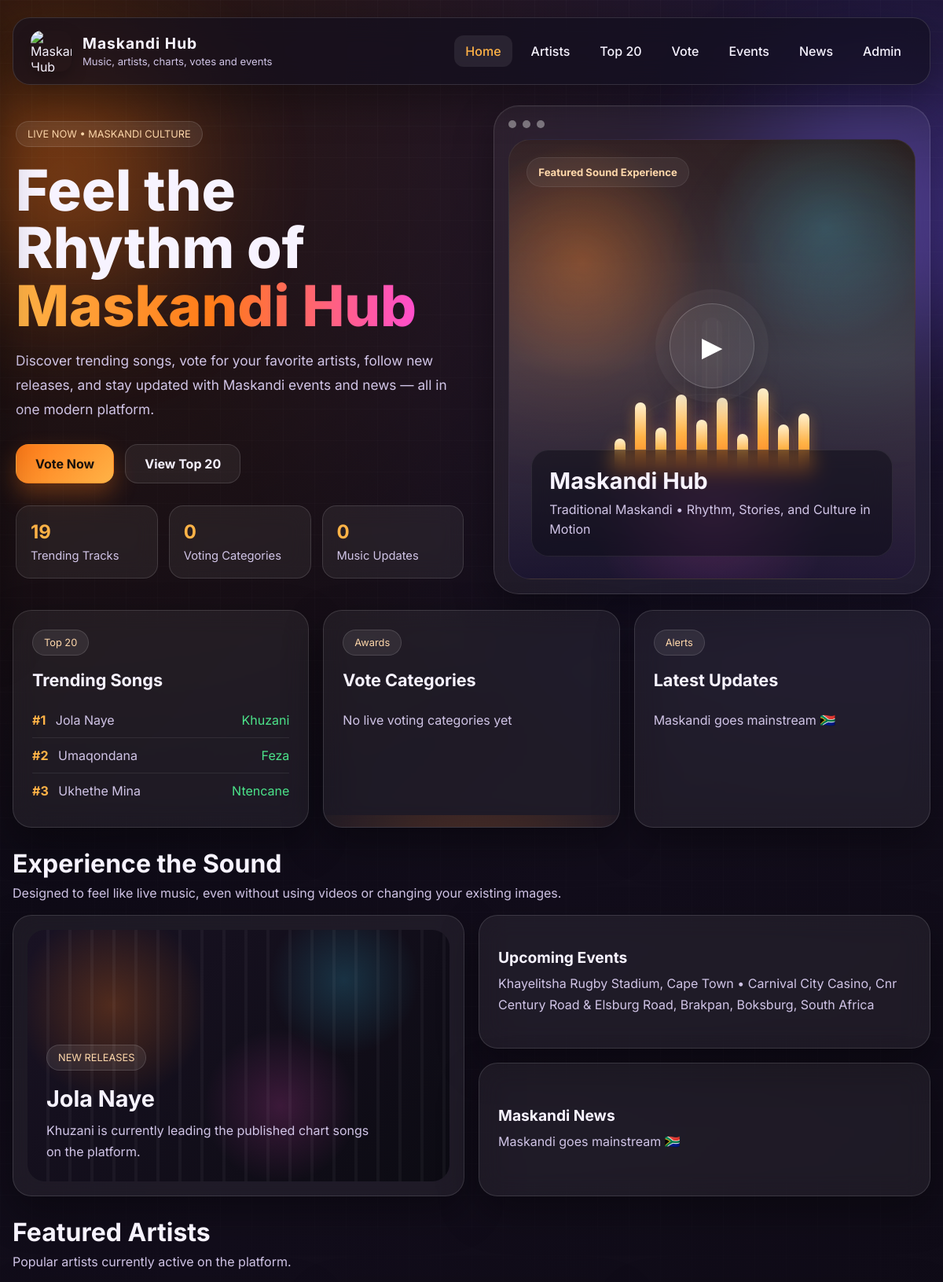
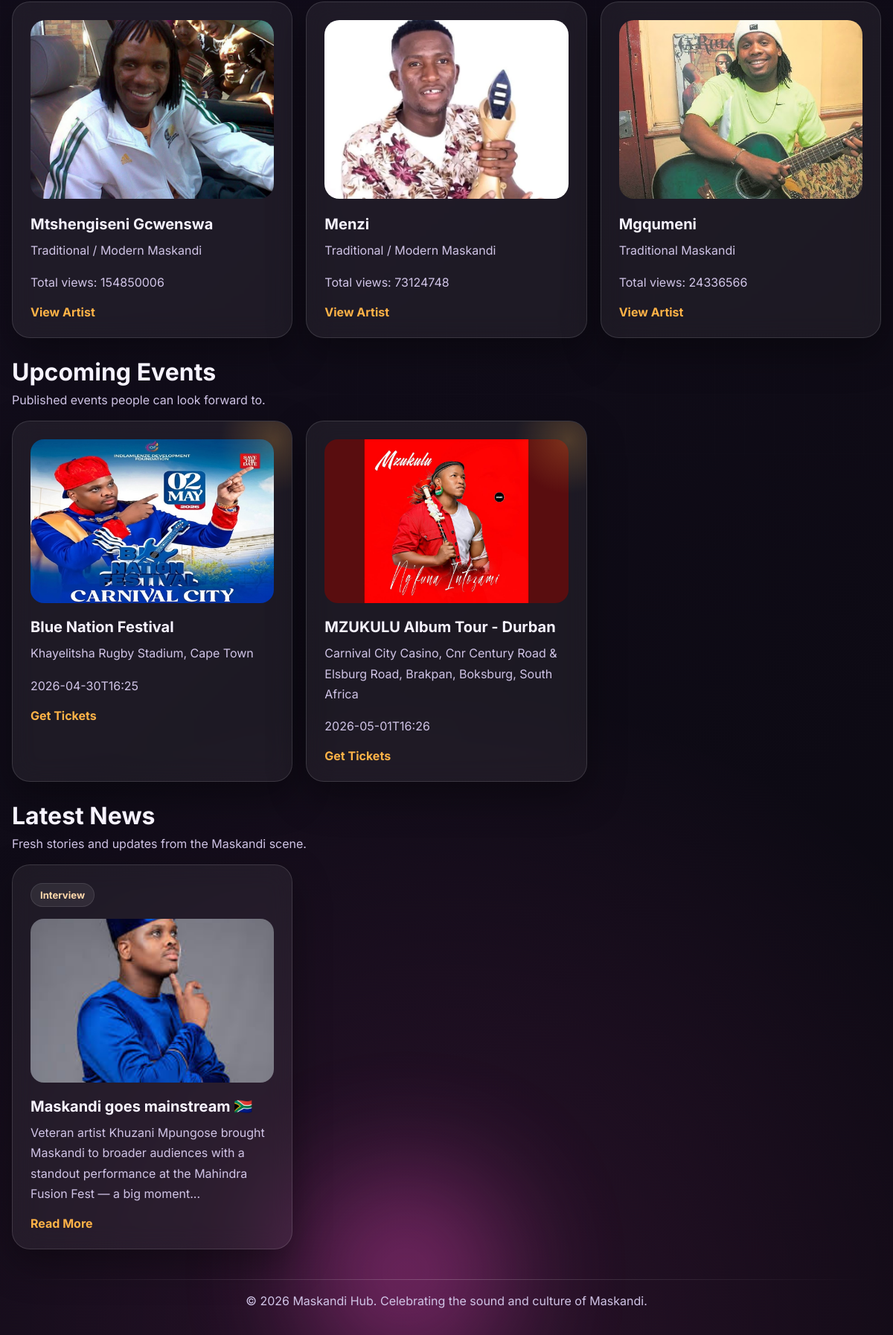
The page / on the database its author committed (2 pictures, top to bottom).
### tables this page shows
CREATE TABLE chart_songs (
                id INTEGER PRIMARY KEY AUTOINCREMENT,
                artist_name TEXT NOT NULL,
                song_title TEXT NOT NULL,
                rank_number INTEGER NOT NULL,
                status TEXT NOT NULL DEFAULT 'Published',
                image TEXT
            );

CREATE TABLE news (
                id INTEGER PRIMARY KEY AUTOINCREMENT,
                title TEXT NOT NULL,
                category TEXT NOT NULL,
                content TEXT NOT NULL,
                image TEXT,
                status TEXT NOT NULL DEFAULT 'Draft',
                created_at TIMESTAMP DEFAULT CURRENT_TIMESTAMP
            );

CREATE TABLE events_list (
                id INTEGER PRIMARY KEY AUTOINCREMENT,
                name TEXT NOT NULL,
                event_datetime TEXT NOT NULL,
                venue TEXT NOT NULL,
                ticket_link TEXT,
                image TEXT,
                status TEXT NOT NULL DEFAULT 'Published',
                created_at TIMESTAMP DEFAULT CURRENT_TIMESTAMP
            );

CREATE TABLE artists (
                id INTEGER PRIMARY KEY AUTOINCREMENT,
                name TEXT NOT NULL,
                style TEXT NOT NULL,
                status TEXT NOT NULL DEFAULT 'Active',
                history TEXT,
                facebook TEXT,
                instagram TEXT,
                tiktok TEXT,
                youtube_channel TEXT,
                spotify_channel TEXT,
                image TEXT,
                total_views INTEGER DEFAULT 0
            );

### app.py (the view)
@app.route("/")
def home():
    conn = get_db_connection()
    try:
        cur = conn.cursor()
        cur.execute("""
            SELECT *
            FROM artists
            WHERE status = 'Active'
            ORDER BY total_views DESC, id DESC
            LIMIT 3
        """)
        featured_artists = cur.fetchall()
        cur.execute("""
            SELECT *
            FROM chart_songs
            WHERE status = 'Published'
            ORDER BY rank_number ASC
            LIMIT 5
        """)
        top_chart_songs = cur.fetchall()
        cur.execute("""
            SELECT *
            FROM events_list
            WHERE status = 'Published'
              AND datetime(event_datetime) >= datetime('now')
            ORDER BY datetime(event_datetime) ASC
            LIMIT 3
        """)
        upcoming_events = cur.fetchall()
        cur.execute("""
            SELECT *
            FROM news
            WHERE status = 'Published'
            ORDER BY created_at DESC, id DESC
            LIMIT 3
        """)
        latest_news = cur.fetchall()
        cur.execute("SELECT COUNT(*) AS total FROM artists")
        total_artists_row = cur.fetchone()
        cur.execute("SELECT COUNT(*) AS total FROM chart_songs")
        total_songs_row = cur.fetchone()
        cur.execute("SELECT COALESCE(SUM(votes_count), 0) AS total FROM vote_candidates")
        total_votes_row = cur.fetchone()
    finally:
        cur.close()
        conn.close()
    public_vote_events = get_public_vote_events()
    return render_template(
        "index.html",
        featured_artists=featured_artists,
        top_chart_songs=top_chart_songs,
        upcoming_events=upcoming_events,
        latest_news=latest_news,
        public_vote_events=public_vote_events,
        total_artists=total_artists_row["total"] if total_artists_row else 0,
        total_songs=total_songs_row["total"] if total_songs_row else 0,
        total_votes=total_votes_row["total"] if total_votes_row else 0
    )

### app.py (called while the page is built, shortened)
def get_db_connection():
    import sqlite3
    db_path = DATABASE_URL.replace("sqlite:///", "")
    conn = sqlite3.connect(db_path)
    conn.row_factory = sqlite3.Row
    return conn

def get_public_vote_events():
    conn = get_db_connection()
    try:
        cur = conn.cursor()
        cur.execute(
            """
            SELECT *
            FROM vote_events
            ORDER BY created_at DESC, id DESC
            LIMIT 2
            """
        )
        events = cur.fetchall()
        public_vote_events = []
        return public_vote_events
    finally:
        cur.close()
        conn.close()

### templates/index.html (shortened to what this page needs)
{% extends 'base.html' %}
{% block content %}
<section class="hero hero-home">
    <div class="hero-text">
        <span class="tag">LIVE NOW • MASKANDI CULTURE</span>
        <h1>Feel the Rhythm of <span>Maskandi Hub</span></h1>
        <p>
            Discover trending songs, vote for your favorite artists, follow new releases,
            and stay updated with Maskandi events and news — all in one modern platform.
        </p>
        <div class="hero-actions">
            <a href="{{ url_for('vote') }}" class="btn btn-primary">Vote Now</a>
            <a href="{{ url_for('top20') }}" class="btn btn-secondary">View Top 20</a>
        </div>
        <div class="stats-row">
            <div class="stat-card">
                <h3>{{ total_songs }}</h3>
                <p>Trending Tracks</p>
            </div>
            <div class="stat-card">
                <h3>{{ public_vote_events|length }}</h3>
                <p>Voting Categories</p>
            </div>
            <div class="stat-card">
                <h3>{{ total_votes }}</h3>
                <p>Music Updates</p>
            </div>
        </div>
    </div>
    <div class="hero-visual">
        <div class="video-card premium-hero-card">
            <div class="video-topbar">
                <span></span><span></span><span></span>
            </div>
            <div class="video-screen premium-screen">
                <div class="screen-glow screen-glow-left"></div>
                <div class="screen-glow screen-glow-right"></div>
                <div class="scan-light"></div>
                <div class="guitar-bg">
                    <div class="guitar-neck"></div>
                    <div class="guitar-body"></div>
                    <div class="guitar-hole"></div>
                    <div class="guitar-strings">
                    </div>
                </div>
                <div class="play-ring">▶</div>
                <div class="equalizer hero-equalizer">
                    <span></span><span></span><span></span><span></span><span></span>
                    <span></span><span></span><span></span><span></span><span></span>
                </div>
                <div class="hero-label-pill">Featured Sound Experience</div>
                <div class="video-caption hero-caption">
                    <h3>Maskandi Hub</h3>
                    <p>Traditional Maskandi • Rhythm, Stories, and Culture in Motion</p>
                </div>
            </div>
        </div>
    </div>
</section>
<section class="content-grid three-grid">
    <div class="glass-card feature-card">
        <div class="card-head">
            <span class="mini-tag">Top 20</span>
            <h3>Trending Songs</h3>
        </div>
        <ul class="music-list">
            {% for song in top_chart_songs[:3] %}
                <li><strong>#{{ song['rank_number'] }}</strong> {{ song['song_title'] }} <span>{{ song['artist_name'] }}</span></li>
            {% else %}
                <li>No chart songs yet</li>
            {% endfor %}
        </ul>
    </div>
    <div class="glass-card feature-card pulse-card">
        <div class="card-head">
            <span class="mini-tag">Awards</span>
            <h3>Vote Categories</h3>
        </div>
        <ul class="info-list">
            {% for voting in public_vote_events %}
                <li>{{ voting['event']['title'] }}</li>
            {% else %}
                <li>No live voting categories yet</li>
            {% endfor %}
        </ul>
    </div>
    <div class="glass-card feature-card">
        <div class="card-head">
            <span class="mini-tag">Alerts</span>
            <h3>Latest Updates</h3>
        </div>
        <ul class="info-list">
            {% for item in latest_news %}
                <li>{{ item['title'] }}</li>
            {% else %}
                <li>No latest updates yet</li>
            {% endfor %}
        </ul>
    </div>
</section>
<section class="section-block">
    <div class="section-title">
        <h2>Experience the Sound</h2>
        <p>Designed to feel like live music, even without using videos or changing your existing images.</p>
    </div>
    <div class="content-grid two-grid">
        <div class="wide-showcase">
            <div class="showcase-screen">
                <div class="floating-waves"></div>
                <div class="showcase-text">
                    <span class="mini-tag">NEW RELEASES</span>
                    {% if top_chart_songs %}
                        <h3>{{ top_chart_songs[0]['song_title'] }}</h3>
                        <p>{{ top_chart_songs[0]['artist_name'] }} is currently leading the published chart songs on the platform.</p>
                    {% else %}
                        <h3>Visual music cards with motion, depth, and energy</h3>
                        <p>This section can later hold songs, artist cards, or live release updates.</p>
                    {% endif %}
                </div>
            </div>
        </div>
        <div class="stack-panel">
            <div class="glass-card small-panel">
                <h4>Upcoming Events</h4>
                {% if upcoming_events %}
                    <p>
                        {% for event in upcoming_events %}
                            {{ event['venue'] }}{% if not loop.last %} • {% endif %}
                        {% endfor %}
                    </p>
                {% else %}
                    <p>No upcoming events yet.</p>
                {% endif %}
            </div>
            <div class="glass-card small-panel">
                <h4>Maskandi News</h4>
                {% if latest_news %}
                    <p>{{ latest_news[0]['title'] }}</p>
                {% else %}
                    <p>Album launches, interviews, and community stories.</p>
                {% endif %}
            </div>
        </div>
    </div>
</section>
<section class="section-block">
    <div class="section-title">
        <h2>Featured Artists</h2>
        <p>Popular artists currently active on the platform.</p>
    </div>
    <div class="content-grid three-grid">
        {% for artist in featured_artists %}
        <div class="artist-card">
            {% if artist['image'] %}
                <img src="{{ url_for('static', filename='uploads/artists/' ~ artist['image']) }}"
                     alt="{{ artist['name'] }}"
                     style="width:100%; height:240px; object-fit:cover; border-radius:20px; margin-bottom:18px;">
            {% else %}
                <div class="avatar-circle">{{ artist['name'][0] }}</div>
            {% endif %}
            <h3>{{ artist['name'] }}</h3>
            <p>{{ artist['style'] }}</p>
            <p>Total views: {{ artist['total_views'] }}</p>
            <a href="{{ url_for('artists') }}" class="card-link">View Artist</a>
        </div>
        {% else %}
        <div class="glass-card">
            <h3>No artists yet</h3>
            <p>Add artists from the admin panel to display them here.</p>
        </div>
        {% endfor %}
    </div>
</section>
<section class="section-block">
    <div class="section-title">
        <h2>Upcoming Events</h2>
        <p>Published events people can look forward to.</p>
    </div>
    <div class="content-grid three-grid">
        {% for event in upcoming_events %}
        <div class="event-card">
            <div class="event-glow"></div>
            {% if event['image'] %}
                <img src="{{ url_for('static', filename='uploads/events/' ~ event['image']) }}"
                     alt="{{ event['name'] }}"
                     style="width:100%; height:220px; object-fit:cover; border-radius:18px; margin-bottom:16px;">
            {% endif %}
            <h3>{{ event['name'] }}</h3>
            <p>{{ event['venue'] }}</p>
            <p>{{ event['event_datetime'] }}</p>
            {% if event['ticket_link'] %}
                <a href="{{ event['ticket_link'] }}" target="_blank" class="card-link">Get Tickets</a>
            {% else %}
                <a href="{{ url_for('events') }}" class="card-link">View Event</a>
            {% endif %}
        </div>
        {% else %}
        <div class="glass-card">
            <h3>No upcoming events yet</h3>
            <p>Add published events from the admin panel to show them here.</p>
        </div>
        {% endfor %}
    </div>
</section>
<section class="section-block">
    <div class="section-title">
        <h2>Latest News</h2>
        <p>Fresh stories and updates from the Maskandi scene.</p>
    </div>
    <div class="content-grid three-grid">
        {% for item in latest_news %}
        <div class="news-card">
            <span class="news-badge">{{ item['category'] }}</span>
            {% if item['image'] %}
                <img src="{{ url_for('static', filename='uploads/news/' ~ item['image']) }}"
                     alt="{{ item['title'] }}"
                     style="width:100%; height:220px; object-fit:cover; border-radius:18px; margin-bottom:16px;">
            {% endif %}
            <h3>{{ item['title'] }}</h3>
            <p>{{ item['content'][:140] }}{% if item['content']|length > 140 %}...{% endif %}</p>
            <a href="{{ url_for('news') }}" class="card-link">Read More</a>
        </div>
        {% else %}
        <div class="glass-card">
            <h3>No news yet</h3>
            <p>Publish news from the admin section to display updates here.</p>
        </div>
        {% endfor %}
    </div>
</section>
{% endblock %}

### templates/base.html (shortened to what this page needs)
{% set current_path = request.path %}
<!DOCTYPE html>
<html lang="en">
<head>
    <link rel="stylesheet" href="{{ url_for('static', filename='css/style.css') }}">
</head>
<body>
    <div class="site-bg">
        <div class="bg-orb orb1"></div>
        <div class="bg-orb orb2"></div>
        <div class="bg-orb orb3"></div>
    </div>
    <header class="site-header fixed-header">
        <nav class="navbar">
            <a href="{{ url_for('home') }}" class="logo-wrap" style="text-decoration:none; color:inherit;">
                <img src="{{ url_for('static', filename='images/Maskandi_Hub.png') }}" alt="Maskandi Hub Logo" class="site-logo">
                <div class="logo-text">
                    <h2>Maskandi Hub</h2>
                    <span>Music, artists, charts, votes and events</span>
                </div>
            </a>
            <div class="nav-links desktop-nav">
                <a href="{{ url_for('home') }}" class="{% if current_path == url_for('home') %}active-nav{% endif %}">Home</a>
                <a href="{{ url_for('artists') }}" class="{% if current_path == url_for('artists') %}active-nav{% endif %}">Artists</a>
                <a href="{{ url_for('top20') }}" class="{% if current_path == url_for('top20') %}active-nav{% endif %}">Top 20</a>
                <a href="{{ url_for('vote') }}" class="{% if current_path == url_for('vote') %}active-nav{% endif %}">Vote</a>
                <a href="{{ url_for('events') }}" class="{% if current_path == url_for('events') %}active-nav{% endif %}">Events</a>
                <a href="{{ url_for('news') }}" class="{% if current_path == url_for('news') %}active-nav{% endif %}">News</a>
                <a href="{{ url_for('login') }}">Admin</a>
            </div>
        </nav>
    </header>
    <main class="page-shell scrollable-page">
        {% block content %}{% endblock %}
    </main>
    <footer class="footer">
        <div class="footer-line"></div>
        <p>&copy; 2026 Maskandi Hub. Celebrating the sound and culture of Maskandi.</p>
    </footer>
</body>
</html>

### rows shown on the page
chart_songs: rank_number "1", song_title "Jola Naye", artist_name "Khuzani"
chart_songs: rank_number "2", song_title "Umaqondana", artist_name "Feza"
chart_songs: rank_number "3", song_title "Ukhethe Mina", artist_name "Ntencane"
news: title "Maskandi goes mainstream 🇿🇦", category "Interview", image (picture), content "Veteran artist Khuzani Mpungose brought Maskandi to broader audiences with a standout performance at the Mahindra Fusion Fest — a big moment"
events_list: venue "Khayelitsha Rugby Stadium, Cape Town", image (picture), name "Blue Nation Festival", event_datetime "2026-04-30T16:25"
events_list: venue "Carnival City Casino, Cnr Century Road & Elsburg Road, Brakpan, Boksburg, South Africa", image (placeholder picture), name "MZUKULU Album Tour - Durban", event_datetime "2026-05-01T16:26"
artists: image (picture), name "Mtshengiseni Gcwenswa", style "Traditional / Modern Maskandi", total_views "154850006"
artists: image (picture), name "Menzi", style "Traditional / Modern Maskandi", total_views "73124748"
artists: image (picture), name "Mgqumeni", style "Traditional Maskandi", total_views "24336566"

### other values the page prints
{{ total_songs }} "19"
{{ public_vote_events|length }} "0"
{{ total_votes }} "0"
